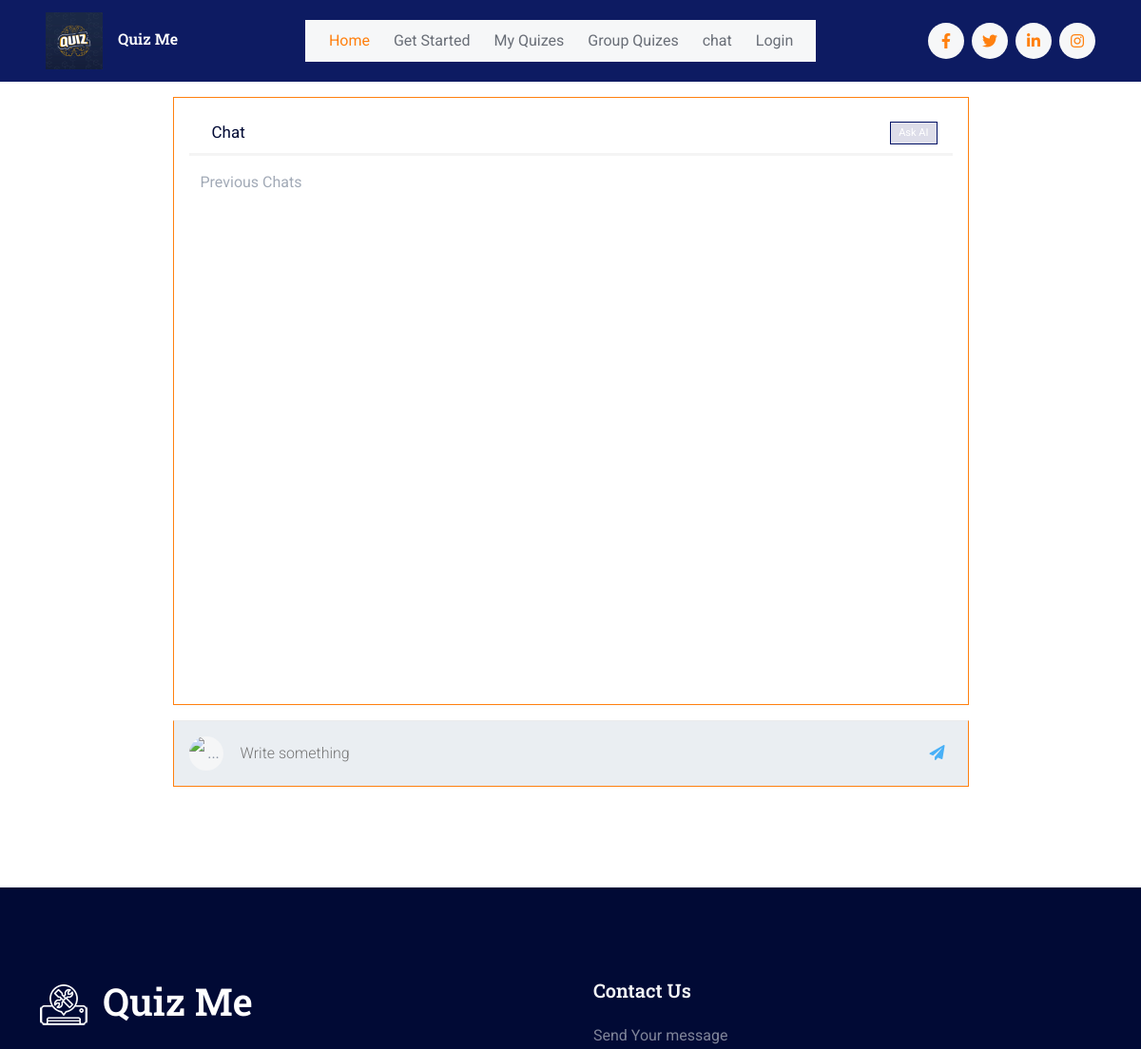
The page /chat/ (signed in, upper part) on the database as committed earlier.
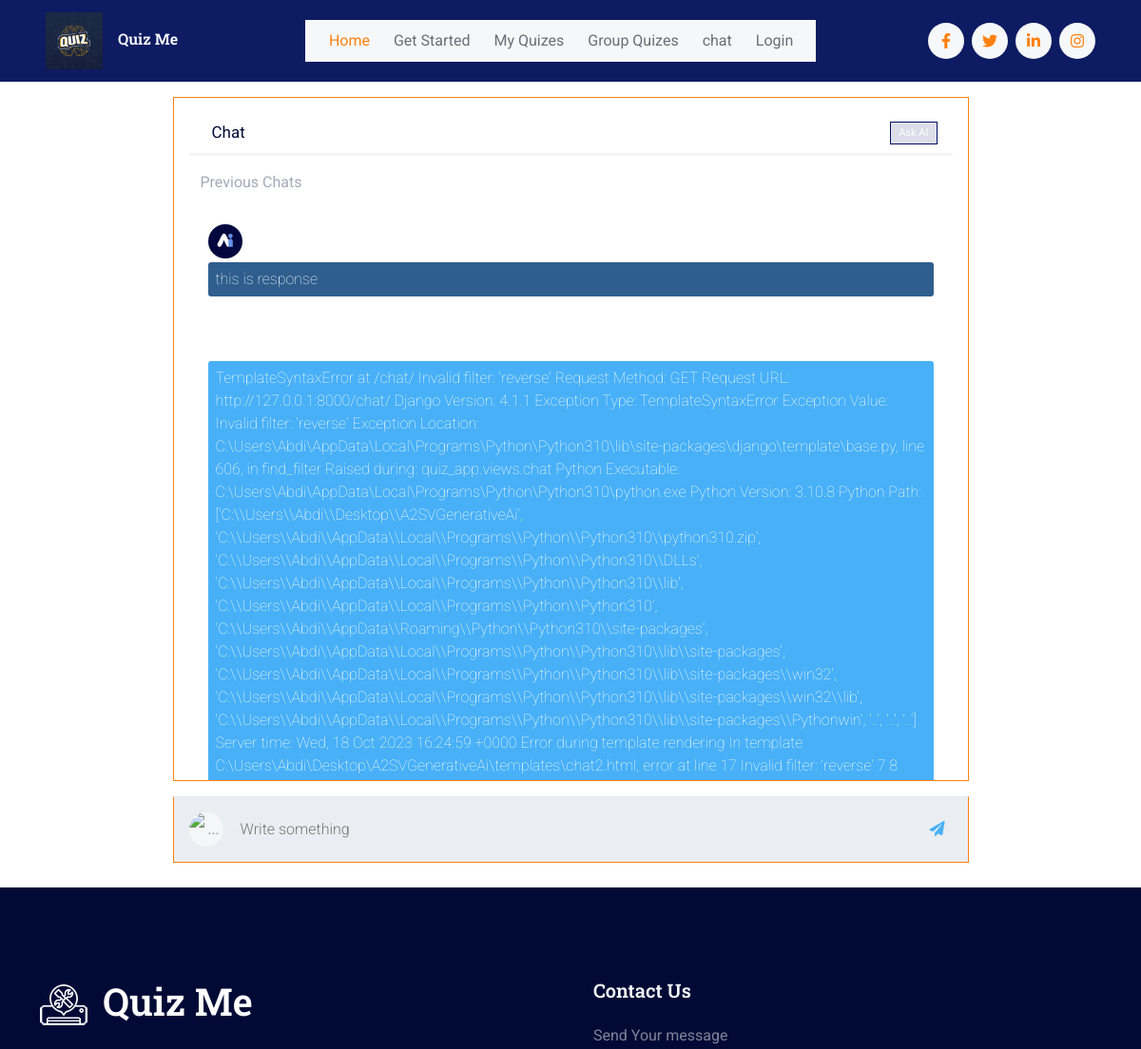
The same page on the database as committed later.
### quiz_app/models.py (models this page shows, shortened)
class Message(models.Model):
    user = models.ForeignKey(CustomUser, on_delete=models.CASCADE)
    text = models.TextField()
    sent_date = models.DateTimeField(auto_now_add=True)
    is_received = models.BooleanField(default=True)

### quiz_app/views.py (the view, shortened to what this page needs)
# urls.py: path('chat/', views.chat, name="chat"),
@login_required(login_url='login')
def chat(request):
    query = request.GET.get("query")
    print("query"*100, query)
    user = request.user
    chats = Message.objects.all().filter(user=user).order_by('-sent_date')[:10][::-1]
    response = ""
    return render(request, 'chat2.html', {'prev_chats': chats, 'response': response})

### templates/chat2.html (shortened to what this page needs)
{% extends "index2.html" %}
{% load static %}
{% block content %}
    <link rel="stylesheet" href="{% static 'css/chat.css' %}" />
    <div class="container">
      <div id="card" class="ccard border border-primary rounded p-3 mt-3 col-md-9 col-sm-12">
        <div class="card-header">
          <h4 class="card-title"><strong>Chat</strong></h4>
          <a class="btn btn-xs btn-secondary" href="#" data-abc="true">Ask AI</a>
        </div>
        <div class="media media-meta-day">Previous Chats</div>
        {% if prev_chats %}
        {% for chat in prev_chats %}
        {% if chat.is_received %}
        <div class="media media-chat">
          <img class="avatar" src="{% static 'images/AIlogo.png' %}" alt="...">
          <div class="media-body">
            <p>{{ chat.text }}</p>
            <p class="meta"><time datetime="2023">00:07</time></p>
          </div>
        </div>
        {% else %}
        <div class="media media-chat media-chat-reverse">
          <div class="media-body">
            <p>{{ chat.text }}</p>
          </div>
        </div>
      <br />
        {% endif %}
        {% endfor %}
        {% endif %}
        <div class="ps-scrollbar-y-rail" style="top: 0px; height: 0px; right: 2px;">
          <div class="ps-scrollbar-y" tabindex="0" style="top: 0px; height: 2px;"></div>
        </div>
      </div>
      <div class="publisher col-md-9 col-sm-12 bt-1 border border-primary rounded p-3 mt-3">
        <img class="avatar avatar-xs" src="https://img.icons8.com/color/36/000000/user-male.png" alt="...">
        <input id="prompt" class="publisher-input" type="text" placeholder="Write something">
        <a id="submit" class="publisher-btn text-info" href="#" data-abc="true"><i class="fa fa-paper-plane"></i></a>
      </div>
    </div>
  {% endblock content %}

Rows that differ between the two databases and show on the page:
added Message: is_received True (drawn), text "this is response"
added Message: text "TemplateSyntaxError at /chat/ Invalid filter: 'reverse' Request Method: GET Request URL: http://127.0.0.1:8000/chat/ Django Version: 4.1.1 Exception Type: TemplateSyntaxError Exception Value: Invalid filter: 'reverse' Exception Location: C:\\Users\\Abdi\\AppData\\Local\\Programs\\Python\\Python310\\lib\\site-packages\\django\\template\\base.py, line 606, in find_filter Raised during: quiz_app.views.chat Python Executable: C:\\Users\\Abdi\\AppData\\Local\\Programs\\Python\\Python310\\python.exe Python Version: 3.10.8 Python Path: ['C:\\\\Users\\\\Abdi\\\\Desktop\\\\A2SVGenerativeAi', 'C:\\\\Users\\\\Abdi\\\\AppData\\\\Local\\\\Programs\\\\Python\\\\Python310\\\\python310.zip',…"
